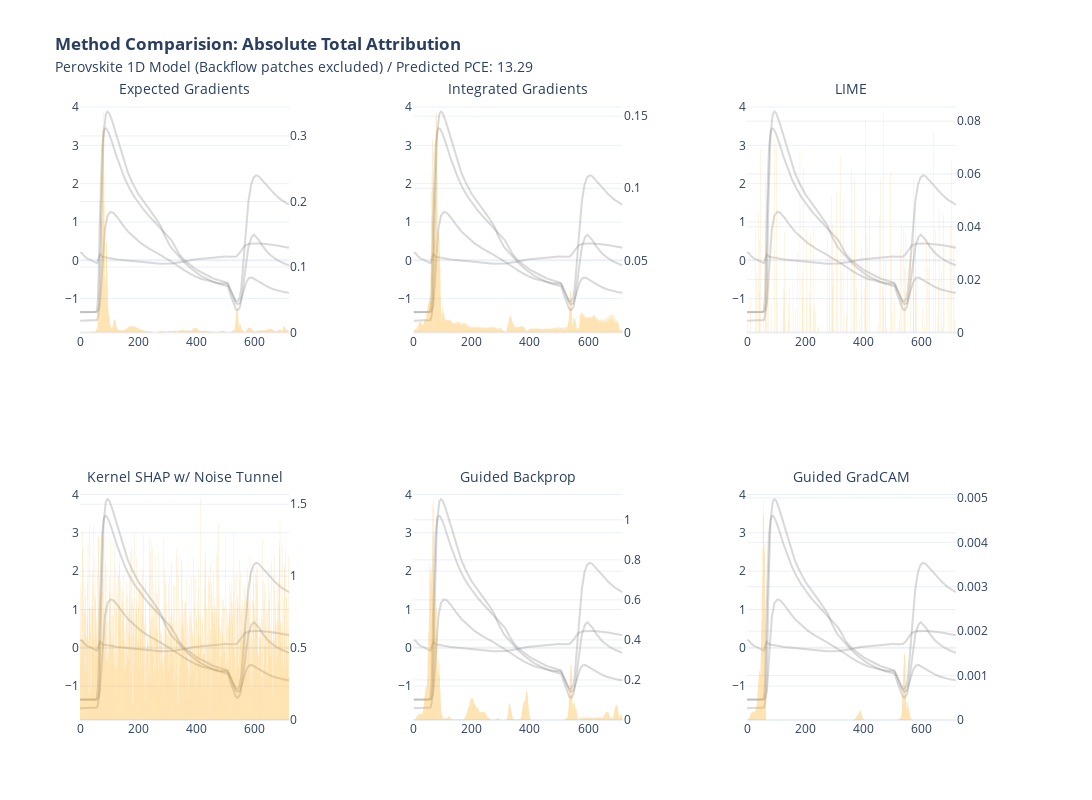

Write notebook code for a chart like this one.
### Code cell
import plotly.graph_objects as go

def format_title(title, subtitle=None, subtitle_font_size=14):
    title = f'<b>{title}</b>'
    if not subtitle:
        return title
    subtitle = f'<span style="font-size: {subtitle_font_size}px;">{subtitle}</span>'
    return f'{title}<br>{subtitle}'

from plotly.subplots import make_subplots

fig = make_subplots(rows=2, 
                    cols=3, 
                    specs=[[{"secondary_y": True}, {"secondary_y": True},{"secondary_y": True}],
                           [{"secondary_y": True},{"secondary_y": True},{"secondary_y": True}]],
                    subplot_titles=(format_title("", "Expected Gradients"), format_title("", "Integrated Gradients"), format_title("", "LIME"), format_title("", "Kernel SHAP w/ Noise Tunnel"), format_title("", "Guided Backprop"), format_title("", "Guided GradCAM"))
                    )

fig.add_trace(go.Scatter(y=x[0], name = "ND",marker_color="grey", opacity = 0.3,showlegend=False), row=1, col=1)
fig.add_trace(go.Scatter(y=x[1], name = "LP725",marker_color="grey", opacity = 0.3,showlegend=False), row=1, col=1)
fig.add_trace(go.Scatter(y=x[2], name = "LP780",marker_color="grey", opacity = 0.3,showlegend=False), row=1, col=1)
fig.add_trace(go.Scatter(y=x[3], name = "SP775",marker_color="grey", opacity = 0.3,showlegend=False), row=1, col=1)
fig.add_trace(go.Bar(y=attr_eg.squeeze().abs().sum(axis=0),marker_color= "orange", opacity = 0.5,showlegend=False,marker_line_width=0),secondary_y=True, row=1, col=1)

fig.add_trace(go.Scatter(y=x[0], name = "ND",marker_color="grey", opacity = 0.3,showlegend=False), row=1, col=2)
fig.add_trace(go.Scatter(y=x[1], name = "LP725",marker_color="grey", opacity = 0.3,showlegend=False), row=1, col=2)
fig.add_trace(go.Scatter(y=x[2], name = "LP780",marker_color="grey", opacity = 0.3,showlegend=False), row=1, col=2)
fig.add_trace(go.Scatter(y=x[3], name = "SP775",marker_color="grey", opacity = 0.3,showlegend=False), row=1, col=2)
fig.add_trace(go.Bar(y=attr_ig.squeeze().abs().sum(axis=0),marker_color= "orange", opacity = 0.5,showlegend=False,marker_line_width=0),secondary_y=True, row=1, col=2)

fig.add_trace(go.Scatter(y=x[0], name = "ND",marker_color="grey", opacity = 0.3,showlegend=False), row=1, col=3)
fig.add_trace(go.Scatter(y=x[1], name = "LP725",marker_color="grey", opacity = 0.3,showlegend=False), row=1, col=3)
fig.add_trace(go.Scatter(y=x[2], name = "LP780",marker_color="grey", opacity = 0.3,showlegend=False), row=1, col=3)
fig.add_trace(go.Scatter(y=x[3], name = "SP775",marker_color="grey", opacity = 0.3,showlegend=False), row=1, col=3)
fig.add_trace(go.Bar(y=attr_lime.squeeze().abs().sum(axis=0),marker_color= "orange", opacity = 0.5,showlegend=False,marker_line_width=0),secondary_y=True, row=1, col=3)

fig.add_trace(go.Scatter(y=x[0], name = "ND",marker_color="grey", opacity = 0.3,showlegend=False), row=2, col=1)
fig.add_trace(go.Scatter(y=x[1], name = "LP725",marker_color="grey", opacity = 0.3,showlegend=False), row=2, col=1)
fig.add_trace(go.Scatter(y=x[2], name = "LP780",marker_color="grey", opacity = 0.3,showlegend=False), row=2, col=1)
fig.add_trace(go.Scatter(y=x[3], name = "SP775",marker_color="grey", opacity = 0.3,showlegend=False), row=2, col=1)
fig.add_trace(go.Bar(y=attr_ks.squeeze().abs().sum(axis=0),marker_color= "orange", opacity = 0.5,showlegend=False,marker_line_width=0),secondary_y=True, row=2, col=1)

fig.add_trace(go.Scatter(y=x[0], name = "ND",marker_color="grey", opacity = 0.3,showlegend=False), row=2, col=2)
fig.add_trace(go.Scatter(y=x[1], name = "LP725",marker_color="grey", opacity = 0.3,showlegend=False), row=2, col=2)
fig.add_trace(go.Scatter(y=x[2], name = "LP780",marker_color="grey", opacity = 0.3,showlegend=False), row=2, col=2)
fig.add_trace(go.Scatter(y=x[3], name = "SP775",marker_color="grey", opacity = 0.3,showlegend=False), row=2, col=2)
fig.add_trace(go.Bar(y=attr_gbp.squeeze().abs().sum(axis=0),marker_color= "orange", opacity = 0.5,showlegend=False,marker_line_width=0),secondary_y=True, row=2, col=2)

fig.add_trace(go.Scatter(y=x[0], name = "ND",marker_color="grey", opacity = 0.3,showlegend=False), row=2, col=3)
fig.add_trace(go.Scatter(y=x[1], name = "LP725",marker_color="grey", opacity = 0.3,showlegend=False), row=2, col=3)
fig.add_trace(go.Scatter(y=x[2], name = "LP780",marker_color="grey", opacity = 0.3,showlegend=False), row=2, col=3)
fig.add_trace(go.Scatter(y=x[3], name = "SP775",marker_color="grey", opacity = 0.3,showlegend=False), row=2, col=3)
fig.add_trace(go.Bar(y=attr_ggc.squeeze().abs().sum(axis=0),marker_color= "orange", opacity = 0.5,showlegend=False,marker_line_width=0),secondary_y=True, row=2, col=3)

fig.update_yaxes(title= None)
fig.update_yaxes(title_text=None, secondary_y=True)
fig.update_xaxes(title= None)

fig.update_layout(
    title= format_title("Method Comparision: Absolute Total Attribution", "Perovskite 1D Model (Backflow patches excluded) / Predicted PCE: " + str(y)),
    legend_title = None,
    template = "plotly_white",
    height=800, width=2000
)

fig.show()

### Figure 1 — Plotly figure (JSON) as saved in the notebook; plotly's stock layout.template omitted (floating-point values rounded to 4 significant figures; data arrays with more than 128 entries replaced by an {"elided": "..."} marker saying what was removed)
{"data": [{"marker": {"color": "grey"}, "name": "ND", "opacity": 0.3, "showlegend": false, "type": "scatter", "xaxis": "x", "y": {"elided": "719 float values"}, "yaxis": "y"}, {"marker": {"color": "grey"}, "name": "LP725", "opacity": 0.3, "showlegend": false, "type": "scatter", "xaxis": "x", "y": {"elided": "719 float values"}, "yaxis": "y"}, {"marker": {"color": "grey"}, "name": "LP780", "opacity": 0.3, "showlegend": false, "type": "scatter", "xaxis": "x", "y": {"elided": "719 float values"}, "yaxis": "y"}, {"marker": {"color": "grey"}, "name": "SP775", "opacity": 0.3, "showlegend": false, "type": "scatter", "xaxis": "x", "y": {"elided": "719 float values"}, "yaxis": "y"}, {"marker": {"color": "orange", "line": {"width": 0}}, "opacity": 0.5, "showlegend": false, "type": "bar", "xaxis": "x", "y": {"elided": "719 float values"}, "yaxis": "y2"}, {"marker": {"color": "grey"}, "name": "ND", "opacity": 0.3, "showlegend": false, "type": "scatter", "xaxis": "x2", "y": {"elided": "719 float values"}, "yaxis": "y3"}, {"marker": {"color": "grey"}, "name": "LP725", "opacity": 0.3, "showlegend": false, "type": "scatter", "xaxis": "x2", "y": {"elided": "719 float values"}, "yaxis": "y3"}, {"marker": {"color": "grey"}, "name": "LP780", "opacity": 0.3, "showlegend": false, "type": "scatter", "xaxis": "x2", "y": {"elided": "719 float values"}, "yaxis": "y3"}, {"marker": {"color": "grey"}, "name": "SP775", "opacity": 0.3, "showlegend": false, "type": "scatter", "xaxis": "x2", "y": {"elided": "719 float values"}, "yaxis": "y3"}, {"marker": {"color": "orange", "line": {"width": 0}}, "opacity": 0.5, "showlegend": false, "type": "bar", "xaxis": "x2", "y": {"elided": "719 float values"}, "yaxis": "y4"}, {"marker": {"color": "grey"}, "name": "ND", "opacity": 0.3, "showlegend": false, "type": "scatter", "xaxis": "x3", "y": {"elided": "719 float values"}, "yaxis": "y5"}, {"marker": {"color": "grey"}, "name": "LP725", "opacity": 0.3, "showlegend": false, "type": "scatter", "xaxis": "x3", "y": {"elided": "719 float values"}, "yaxis": "y5"}, {"marker": {"color": "grey"}, "name": "LP780", "opacity": 0.3, "showlegend": false, "type": "scatter", "xaxis": "x3", "y": {"elided": "719 float values"}, "yaxis": "y5"}, {"marker": {"color": "grey"}, "name": "SP775", "opacity": 0.3, "showlegend": false, "type": "scatter", "xaxis": "x3", "y": {"elided": "719 float values"}, "yaxis": "y5"}, {"marker": {"color": "orange", "line": {"width": 0}}, "opacity": 0.5, "showlegend": false, "type": "bar", "xaxis": "x3", "y": {"elided": "719 float values"}, "yaxis": "y6"}, {"marker": {"color": "grey"}, "name": "ND", "opacity": 0.3, "showlegend": false, "type": "scatter", "xaxis": "x4", "y": {"elided": "719 float values"}, "yaxis": "y7"}, {"marker": {"color": "grey"}, "name": "LP725", "opacity": 0.3, "showlegend": false, "type": "scatter", "xaxis": "x4", "y": {"elided": "719 float values"}, "yaxis": "y7"}, {"marker": {"color": "grey"}, "name": "LP780", "opacity": 0.3, "showlegend": false, "type": "scatter", "xaxis": "x4", "y": {"elided": "719 float values"}, "yaxis": "y7"}, {"marker": {"color": "grey"}, "name": "SP775", "opacity": 0.3, "showlegend": false, "type": "scatter", "xaxis": "x4", "y": {"elided": "719 float values"}, "yaxis": "y7"}, {"marker": {"color": "orange", "line": {"width": 0}}, "opacity": 0.5, "showlegend": false, "type": "bar", "xaxis": "x4", "y": {"elided": "719 float values"}, "yaxis": "y8"}, {"marker": {"color": "grey"}, "name": "ND", "opacity": 0.3, "showlegend": false, "type": "scatter", "xaxis": "x5", "y": {"elided": "719 float values"}, "yaxis": "y9"}, {"marker": {"color": "grey"}, "name": "LP725", "opacity": 0.3, "showlegend": false, "type": "scatter", "xaxis": "x5", "y": {"elided": "719 float values"}, "yaxis": "y9"}, {"marker": {"color": "grey"}, "name": "LP780", "opacity": 0.3, "showlegend": false, "type": "scatter", "xaxis": "x5", "y": {"elided": "719 float values"}, "yaxis": "y9"}, {"marker": {"color": "grey"}, "name": "SP775", "opacity": 0.3, "showlegend": false, "type": "scatter", "xaxis": "x5", "y": {"elided": "719 float values"}, "yaxis": "y9"}, {"marker": {"color": "orange", "line": {"width": 0}}, "opacity": 0.5, "showlegend": false, "type": "bar", "xaxis": "x5", "y": {"elided": "719 float values"}, "yaxis": "y10"}, {"marker": {"color": "grey"}, "name": "ND", "opacity": 0.3, "showlegend": false, "type": "scatter", "xaxis": "x6", "y": {"elided": "719 float values"}, "yaxis": "y11"}, {"marker": {"color": "grey"}, "name": "LP725", "opacity": 0.3, "showlegend": false, "type": "scatter", "xaxis": "x6", "y": {"elided": "719 float values"}, "yaxis": "y11"}, {"marker": {"color": "grey"}, "name": "LP780", "opacity": 0.3, "showlegend": false, "type": "scatter", "xaxis": "x6", "y": {"elided": "719 float values"}, "yaxis": "y11"}, {"marker": {"color": "grey"}, "name": "SP775", "opacity": 0.3, "showlegend": false, "type": "scatter", "xaxis": "x6", "y": {"elided": "719 float values"}, "yaxis": "y11"}, {"marker": {"color": "orange", "line": {"width": 0}}, "opacity": 0.5, "showlegend": false, "type": "bar", "xaxis": "x6", "y": {"elided": "719 float values"}, "yaxis": "y12"}], "layout": {"annotations": [{"font": {"size": 16}, "showarrow": false, "text": "<b></b><br><span style=\"font-size: 14px;\">Expected Gradients</span>", "x": 0.1122, "xanchor": "center", "xref": "paper", "y": 1, "yanchor": "bottom", "yref": "paper"}, {"font": {"size": 16}, "showarrow": false, "text": "<b></b><br><span style=\"font-size: 14px;\">Integrated Gradients</span>", "x": 0.47, "xanchor": "center", "xref": "paper", "y": 1, "yanchor": "bottom", "yref": "paper"}, {"font": {"size": 16}, "showarrow": false, "text": "<b></b><br><span style=\"font-size: 14px;\">LIME</span>", "x": 0.8278, "xanchor": "center", "xref": "paper", "y": 1, "yanchor": "bottom", "yref": "paper"}, {"font": {"size": 16}, "showarrow": false, "text": "<b></b><br><span style=\"font-size: 14px;\">Kernel SHAP w/ Noise Tunnel</span>", "x": 0.1122, "xanchor": "center", "xref": "paper", "y": 0.375, "yanchor": "bottom", "yref": "paper"}, {"font": {"size": 16}, "showarrow": false, "text": "<b></b><br><span style=\"font-size: 14px;\">Guided Backprop</span>", "x": 0.47, "xanchor": "center", "xref": "paper", "y": 0.375, "yanchor": "bottom", "yref": "paper"}, {"font": {"size": 16}, "showarrow": false, "text": "<b></b><br><span style=\"font-size: 14px;\">Guided GradCAM</span>", "x": 0.8278, "xanchor": "center", "xref": "paper", "y": 0.375, "yanchor": "bottom", "yref": "paper"}], "height": 800, "legend": {"title": {}}, "title": {"text": "<b>Method Comparision: Absolute Total Attribution</b><br><span style=\"font-size: 14px;\">Perovskite 1D Model (Backflow patches excluded) / Predicted PCE: 13.29</span>"}, "width": 2000, "xaxis": {"anchor": "y", "domain": [0, 0.2244], "title": {}}, "xaxis2": {"anchor": "y3", "domain": [0.3578, 0.5822], "title": {}}, "xaxis3": {"anchor": "y5", "domain": [0.7156, 0.94], "title": {}}, "xaxis4": {"anchor": "y7", "domain": [0, 0.2244], "title": {}}, "xaxis5": {"anchor": "y9", "domain": [0.3578, 0.5822], "title": {}}, "xaxis6": {"anchor": "y11", "domain": [0.7156, 0.94], "title": {}}, "yaxis": {"anchor": "x", "domain": [0.625, 1], "title": {}}, "yaxis10": {"anchor": "x5", "overlaying": "y9", "side": "right", "title": {}}, "yaxis11": {"anchor": "x6", "domain": [0, 0.375], "title": {}}, "yaxis12": {"anchor": "x6", "overlaying": "y11", "side": "right", "title": {}}, "yaxis2": {"anchor": "x", "overlaying": "y", "side": "right", "title": {}}, "yaxis3": {"anchor": "x2", "domain": [0.625, 1], "title": {}}, "yaxis4": {"anchor": "x2", "overlaying": "y3", "side": "right", "title": {}}, "yaxis5": {"anchor": "x3", "domain": [0.625, 1], "title": {}}, "yaxis6": {"anchor": "x3", "overlaying": "y5", "side": "right", "title": {}}, "yaxis7": {"anchor": "x4", "domain": [0, 0.375], "title": {}}, "yaxis8": {"anchor": "x4", "overlaying": "y7", "side": "right", "title": {}}, "yaxis9": {"anchor": "x5", "domain": [0, 0.375], "title": {}}}}
